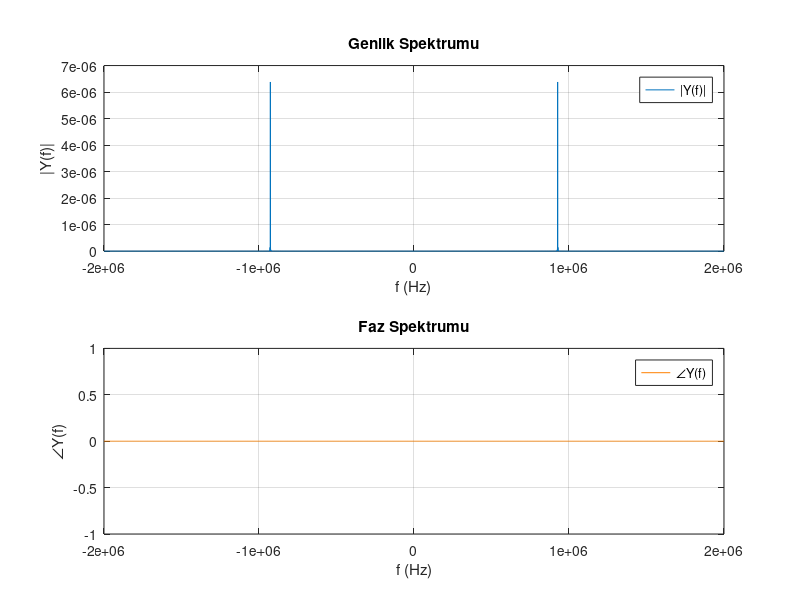

Recreate this plot in MATLAB. (Note: this script raises an error after producing the figure.)
% Mehmet ALTINTAŞ 1901022065
% ELM 264 PROJE 2- PROBLEM 1_d
% Frekans aralığını belirleyelim
f = linspace(-2e6, 2e6, 4000);

% sinc fonksiyonunu tanımlayalım
sinc_func = @(x) arrayfun(@(y) (y == 0) * 1 + (y ~= 0) * sin(pi*y)./(pi*y), x);

% Genlik spektrumunu hesaplayalım
X_f_pos = sinc_func((f - 927e3) / pi).^2;
X_f_neg = sinc_func((f + 927e3) / pi).^2;
Y_f_magnitude = 0.5 * (X_f_pos + X_f_neg);

% Faz spektrumu
Y_f_phase = zeros(size(f));

% Genlik spektrumu grafiği
figure('Position', [100, 100, 1200, 600]);

subplot(2, 1, 1);
plot(f, Y_f_magnitude, 'DisplayName', '|Y(f)|');
xlabel('f (Hz)');
ylabel('|Y(f)|');
title('Genlik Spektrumu');
grid on;
legend show;

% Faz spektrumu grafiği
subplot(2, 1, 2);
plot(f, Y_f_phase, 'DisplayName', '∠Y(f)', 'Color', [1, 0.5, 0]); 
xlabel('f (Hz)');
ylabel('∠Y(f)');
title('Faz Spektrumu');
grid on;
legend show;

sgtitle('Genlik ve Faz Spektrumu');
